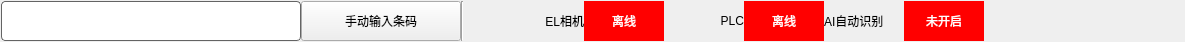
<?xml version="1.0" encoding="UTF-8"?>
<ui version="4.0">
 <class>EFStateBar</class>
 <widget class="QWidget" name="EFStateBar">
  <property name="geometry">
   <rect>
    <x>0</x>
    <y>0</y>
    <width>1153</width>
    <height>42</height>
   </rect>
  </property>
  <property name="minimumSize">
   <size>
    <width>0</width>
    <height>40</height>
   </size>
  </property>
  <property name="windowTitle">
   <string>Form</string>
  </property>
  <layout class="QHBoxLayout" name="horizontalLayout">
   <property name="spacing">
    <number>0</number>
   </property>
   <property name="leftMargin">
    <number>1</number>
   </property>
   <property name="topMargin">
    <number>1</number>
   </property>
   <property name="rightMargin">
    <number>1</number>
   </property>
   <property name="bottomMargin">
    <number>1</number>
   </property>
   <item>
    <widget class="QLineEdit" name="lineEdit">
     <property name="enabled">
      <bool>false</bool>
     </property>
     <property name="minimumSize">
      <size>
       <width>300</width>
       <height>40</height>
      </size>
     </property>
     <property name="font">
      <font>
       <family>Arial</family>
       <pointsize>14</pointsize>
      </font>
     </property>
     <property name="styleSheet">
      <string notr="true">QLineEdit {
        border-radius: 4px;
        height: 25px;
        border: 1px solid rgb(100, 100, 100);
        background: rgb(255, 255, 255);
}
QLineEdit:enabled {
        color: rgb(0, 0, 0);
}
QLineEdit:enabled:hover, QLineEdit:enabled:focus {
        color: rgb(0, 0, 0);
}
QLineEdit:!enabled {
        color: rgb(155, 155, 155);
}</string>
     </property>
     <property name="text">
      <string/>
     </property>
     <property name="readOnly">
      <bool>false</bool>
     </property>
    </widget>
   </item>
   <item>
    <widget class="QPushButton" name="btn_editCode">
     <property name="minimumSize">
      <size>
       <width>160</width>
       <height>40</height>
      </size>
     </property>
     <property name="text">
      <string>手动输入条码</string>
     </property>
    </widget>
   </item>
   <item>
    <widget class="Line" name="line">
     <property name="orientation">
      <enum>Qt::Vertical</enum>
     </property>
    </widget>
   </item>
   <item>
    <widget class="QLabel" name="label_2">
     <property name="minimumSize">
      <size>
       <width>120</width>
       <height>0</height>
      </size>
     </property>
     <property name="maximumSize">
      <size>
       <width>80</width>
       <height>16777215</height>
      </size>
     </property>
     <property name="text">
      <string>EL相机</string>
     </property>
     <property name="alignment">
      <set>Qt::AlignRight|Qt::AlignTrailing|Qt::AlignVCenter</set>
     </property>
    </widget>
   </item>
   <item>
    <widget class="QLabel" name="came_el_status">
     <property name="minimumSize">
      <size>
       <width>80</width>
       <height>0</height>
      </size>
     </property>
     <property name="maximumSize">
      <size>
       <width>80</width>
       <height>16777215</height>
      </size>
     </property>
     <property name="styleSheet">
      <string notr="true">background-color: rgb(255, 0, 0);
color: rgb(255, 255, 255);</string>
     </property>
     <property name="text">
      <string>离线</string>
     </property>
     <property name="alignment">
      <set>Qt::AlignCenter</set>
     </property>
    </widget>
   </item>
   <item>
    <widget class="QLabel" name="label_4">
     <property name="minimumSize">
      <size>
       <width>80</width>
       <height>0</height>
      </size>
     </property>
     <property name="text">
      <string>PLC</string>
     </property>
     <property name="alignment">
      <set>Qt::AlignRight|Qt::AlignTrailing|Qt::AlignVCenter</set>
     </property>
    </widget>
   </item>
   <item>
    <widget class="QLabel" name="plc_status">
     <property name="minimumSize">
      <size>
       <width>80</width>
       <height>0</height>
      </size>
     </property>
     <property name="maximumSize">
      <size>
       <width>80</width>
       <height>16777215</height>
      </size>
     </property>
     <property name="styleSheet">
      <string notr="true">background-color: rgb(255, 0, 0);
color: rgb(255, 255, 255);</string>
     </property>
     <property name="text">
      <string>离线</string>
     </property>
     <property name="alignment">
      <set>Qt::AlignCenter</set>
     </property>
    </widget>
   </item>
   <item>
    <widget class="QLabel" name="label_3">
     <property name="minimumSize">
      <size>
       <width>80</width>
       <height>0</height>
      </size>
     </property>
     <property name="text">
      <string>AI自动识别</string>
     </property>
     <property name="alignment">
      <set>Qt::AlignJustify|Qt::AlignVCenter</set>
     </property>
    </widget>
   </item>
   <item>
    <widget class="QLabel" name="label">
     <property name="minimumSize">
      <size>
       <width>80</width>
       <height>0</height>
      </size>
     </property>
     <property name="styleSheet">
      <string notr="true">background-color: rgb(255, 0, 0);
color: rgb(255, 255, 255);</string>
     </property>
     <property name="text">
      <string>未开启</string>
     </property>
     <property name="alignment">
      <set>Qt::AlignCenter</set>
     </property>
    </widget>
   </item>
   <item>
    <spacer name="horizontalSpacer">
     <property name="orientation">
      <enum>Qt::Horizontal</enum>
     </property>
     <property name="sizeHint" stdset="0">
      <size>
       <width>40</width>
       <height>20</height>
      </size>
     </property>
    </spacer>
   </item>
   <item>
    <widget class="StateColor" name="widget_state" native="true">
     <property name="minimumSize">
      <size>
       <width>200</width>
       <height>0</height>
      </size>
     </property>
    </widget>
   </item>
  </layout>
 </widget>
 <customwidgets>
  <customwidget>
   <class>StateColor</class>
   <extends>QWidget</extends>
   <header>StateColor.h</header>
   <container>1</container>
  </customwidget>
 </customwidgets>
 <resources/>
 <connections/>
</ui>
